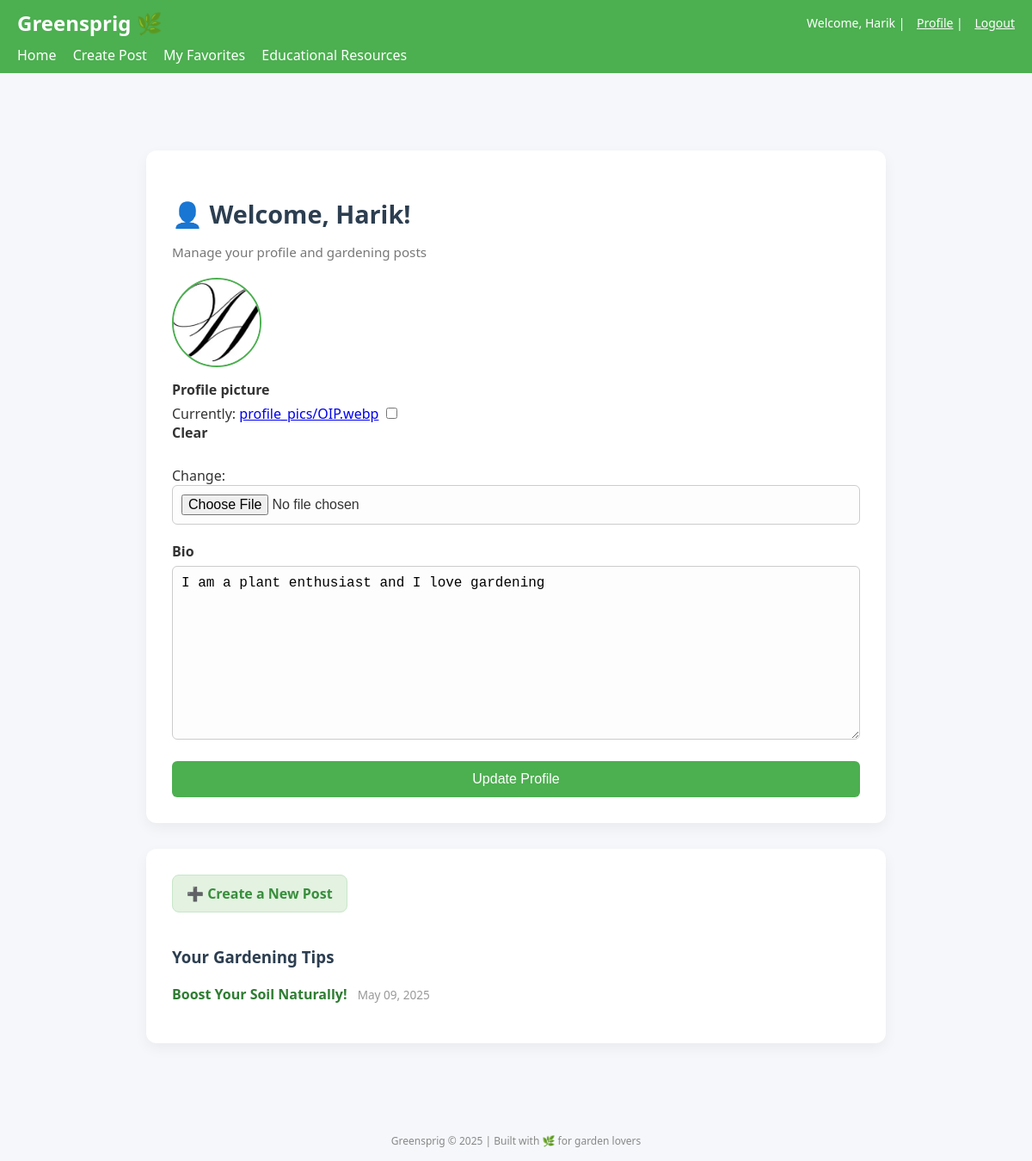
Screenshot of /profile/ (signed in) with the database file from the repository.
### plants/models.py (models this page shows, shortened)
class UserProfile(models.Model):
    user = models.OneToOneField(User, on_delete=models.CASCADE)
    bio = models.TextField(blank=True)
    profile_picture = models.ImageField(upload_to='profile_pics/', blank=True)

class Post(models.Model):
    title = models.CharField(max_length=100)
    content = models.TextField()
    author = models.ForeignKey(User, on_delete=models.CASCADE)
    image = models.ImageField(upload_to='post_images/', blank=True, null=True)  # New field
    likes = models.ManyToManyField(User, related_name='liked_posts', blank=True)  # New
    created_at = models.DateTimeField(auto_now_add=True)
    categories = models.ForeignKey(Category, on_delete=models.SET_NULL, null=True, blank=True)
    tags = TaggableManager()

### plants/views.py (the view)
# urls.py: path('profile/', views.profile_view, name='profile'),
@login_required
def profile_view(request):
    user_profile, created = UserProfile.objects.get_or_create(user=request.user)
    if request.method == 'POST':
        form = UserProfileForm(request.POST, request.FILES, instance=user_profile)
        if form.is_valid():
            form.save()
            return redirect('profile')
    else:
        form = UserProfileForm(instance=user_profile)
    user_posts = Post.objects.filter(author=request.user).order_by('-created_at')
    return render(request, 'profile.html', {
        'form': form,
        'user_posts': user_posts,
    })

### plants/forms.py
class UserProfileForm(forms.ModelForm):
    class Meta:
        model = UserProfile
        fields = ['bio', 'profile_picture']

### plants/templates/profile.html (shortened to what this page needs)
{% extends 'base.html' %}
{% block content %}
<div class="profile-wrapper">
  <div class="profile-card">
    <div class="profile-header">
      <h2>👤 Welcome, {{ user.username }}!</h2>
      <p class="profile-subtitle">Manage your profile and gardening posts</p>
    </div>
    <form method="POST" enctype="multipart/form-data" class="profile-form">
      <div class="form-section">
        {% if user.userprofile.profile_picture %}
          <div class="profile-pic-wrapper">
            <img src="{{ user.userprofile.profile_picture.url }}" alt="Profile Picture">
          </div>
        {% endif %}
        <label>{{ form.profile_picture.label }}</label>
        {{ form.profile_picture }}
      </div>
      <div class="form-section">
        <label>{{ form.bio.label }}</label>
        {{ form.bio }}
      </div>
      <button type="submit" class="btn-primary">Update Profile</button>
    </form>
  </div>
  <div class="posts-section">
    <a href="{% url 'create_post' %}" class="create-post-btn">➕ Create a New Post</a>
    <h3>Your Gardening Tips</h3>
    {% if user_posts %}
      <ul class="post-list">
        {% for post in user_posts %}
          <li>
            <a href="{% url 'post_detail' post.pk %}">{{ post.title }}</a>
            <span>{{ post.created_at|date:"M d, Y" }}</span>
          </li>
        {% endfor %}
      </ul>
    {% else %}
      <p>You haven't posted anything yet.</p>
    {% endif %}
  </div>
</div>
{% endblock %}

### plants/templates/base.html (shortened to what this page needs)
<!DOCTYPE html>
<html lang="en">
<head>
</head>
<body>
  <header>
    <div class="top-bar">
      <a href="{% url 'home' %}" class="logo">Greensprig 🌿</a>
      <div class="welcome">
        {% if user.is_authenticated %}
          Welcome, {{ user.username }} |
          <a href="{% url 'profile' %}">Profile</a> |
          <a href="{% url 'logout' %}">Logout</a>
        {% else %}
          <a href="{% url 'login' %}">Login</a> |
          <a href="{% url 'signup' %}">Sign Up</a> |
        {% endif %}
      </div>
    </div>
    <nav>
      <a href="{% url 'home' %}">Home</a>
      {% if user.is_authenticated %}
        <a href="{% url 'create_post' %}">Create Post</a>
        <a href="{% url 'favorite_posts' %}">My Favorites</a>
        <a href="{% url 'educational_resources' %}">Educational Resources</a>
      {% endif %}
    </nav>
  </header>
  <main class="content">
    {% block content %}{% endblock %}
  </main>
  <footer>
    Greensprig &copy; 2025 | Built with 🌿 for garden lovers
    <br>
  </footer>
</body>
</html>

### plants/templates/base.html (style rules this page uses)
:root { --primary-color: #4CAF50; --light-gray: #f9f9f9; --text-color: #333; --white: #ffffff; }
body { margin: 0; font-family: 'Segoe UI', Tahoma, Geneva, Verdana, sans-serif; background-color: var(--light-gray); color: var(--text-color); }
header { background-color: var(--primary-color); color: var(--white); padding: 10px 20px; display: flex; flex-direction: column; }
header .top-bar { display: flex; justify-content: space-between; align-items: center; }
header .logo { font-size: 24px; font-weight: bold; text-decoration: none; color: var(--white); }
.welcome { font-size: 14px; }
.welcome a { color: var(--white); margin-left: 10px; text-decoration: underline; }
nav { margin-top: 10px; }
nav a { margin-right: 15px; color: var(--white); text-decoration: none; font-weight: 500; }
.content { padding: 30px 20px; max-width: 900px; margin: 0 auto; }
footer { text-align: center; padding: 15px; font-size: 12px; color: #888; }

### plants/templates/profile.html (style rules this page uses)
body { background-color: #f5f7fa; }
.profile-wrapper { max-width: 960px; margin: 40px auto; padding: 20px; }
.profile-card { background: white; padding: 30px; border-radius: 12px; box-shadow: 0 6px 16px rgba(0, 0, 0, 0.05); margin-bottom: 30px; }
.profile-header h2 { font-size: 1.8rem; margin-bottom: 5px; color: #2c3e50; }
.profile-subtitle { font-size: 0.95rem; color: #777; margin-bottom: 20px; }
.profile-form .form-section { margin-bottom: 20px; }
.profile-form label { display: block; font-weight: 600; margin-bottom: 6px; color: #333; }
.profile-form input[type="file"], .profile-form textarea { width: 100%; padding: 10px; border: 1px solid #ccc; border-radius: 6px; font-size: 1rem; background: #fdfdfd; box-sizing: border-box; }
.profile-form textarea { min-height: 80px; resize: vertical; }
.btn-primary { background-color: #4CAF50; color: white; border: none; padding: 12px 20px; font-size: 1rem; border-radius: 6px; cursor: pointer; transition: background-color 0.3s; width: 100%; }
.profile-pic-wrapper { margin-bottom: 10px; }
.profile-pic-wrapper img { width: 100px; height: 100px; border-radius: 50%; object-fit: cover; border: 2px solid #4CAF50; }
.posts-section { background: white; padding: 30px; border-radius: 12px; box-shadow: 0 6px 16px rgba(0, 0, 0, 0.05); }
.posts-section h3 { margin-bottom: 20px; color: #2c3e50; }
.create-post-btn { display: inline-block; margin-bottom: 20px; font-weight: bold; text-decoration: none; background-color: #e3f2e1; padding: 10px 16px; border-radius: 8px; color: #388e3c; border: 1px solid #c8e6c9; transition: background 0.2s; }
.post-list { list-style: none; padding-left: 0; }
.post-list li { margin-bottom: 10px; font-size: 1rem; }
.post-list a { color: #2e7d32; text-decoration: none; font-weight: 600; }
.post-list span { color: #999; font-size: 0.85rem; margin-left: 8px; }

### rows the page displays
UserProfile: bio "I am a plant enthusiast and I love gardening"
Post: title "Boost Your Soil Naturally!", created_at "May 09, 2025"

### other values shown
{{ user.username }} "Harik"
